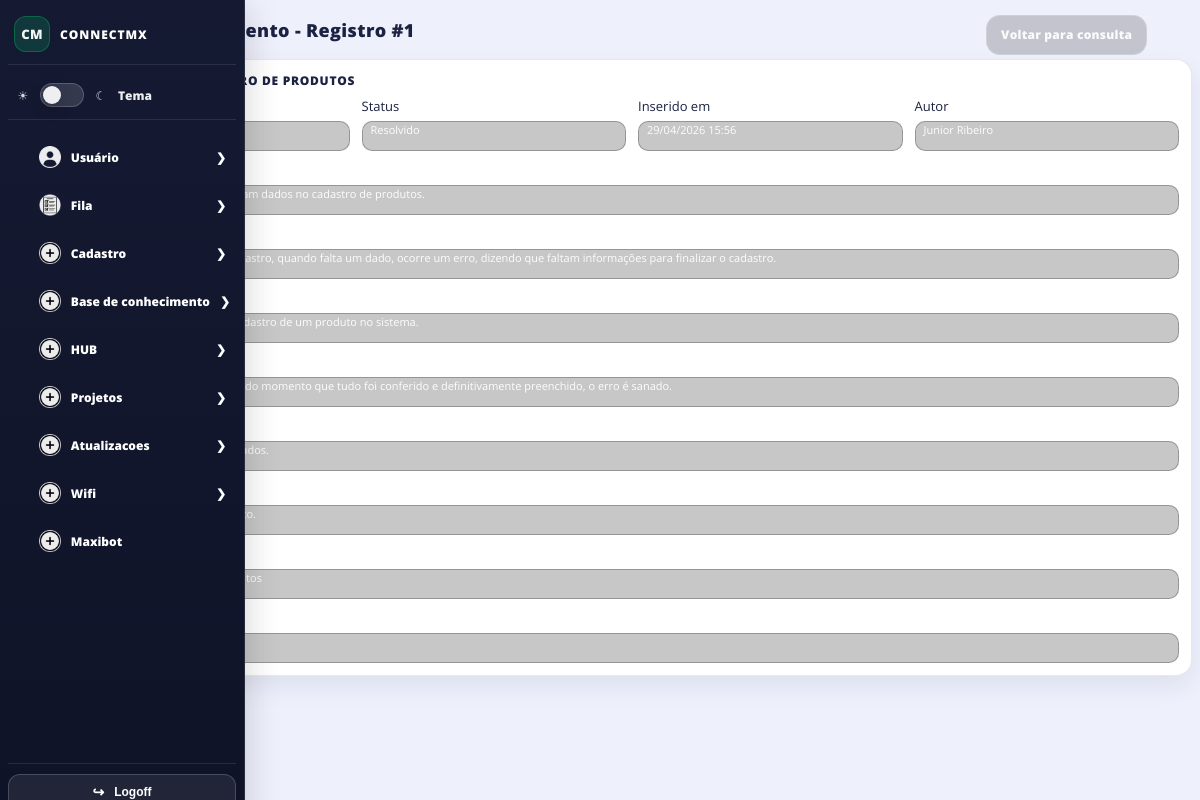
The app's page /knowledge/base/entry/1/ (signed in) with its own data.
### tiqueue/models.py (models this page shows, shortened)
class KnowledgeEntry(models.Model):
    category = models.ForeignKey(KnowledgeCategory, on_delete=models.PROTECT, related_name="entries")
    title = models.CharField(max_length=180)
    trigger = models.TextField(help_text="Situacao/problema que gerou a anotacao.")
    description = models.TextField(help_text="Descricao detalhada do problema.")
    impact = models.TextField(blank=True, null=True)
    workaround = models.TextField(blank=True, null=True)
    root_cause = models.TextField(blank=True, null=True)
    resolution = models.TextField(blank=True, null=True)
    tags = models.CharField(max_length=220, blank=True, null=True)
    is_resolved = models.BooleanField(default=False)
    created_by = models.ForeignKey("accounts.User", on_delete=models.SET_NULL, null=True, blank=True)
    inserted_at = models.DateTimeField(auto_now_add=True)
    updated_at = models.DateTimeField(auto_now=True)
    class Meta:
        ordering = ["-inserted_at", "-id"]

### accounts/models.py (models this page shows)
class User(AbstractUser):
    userId = models.CharField(max_length=20, unique=True)
    nameUser = models.CharField(max_length=150, null=True)
    id_sm = models.CharField(max_length=50, blank=True, null=True)
    email = models.EmailField(unique=True)
    USERNAME_FIELD = 'username'
    REQUIRED_FIELDS = ['userId', 'email']

### tiqueue/views.py (the view)
# urls.py: path('knowledge/base/entry/<int:entry_id>/', views.knowledgeEntryDetailPage, name='knowledgeEntryDetailPage')
@login_required
def knowledgeEntryDetailPage(request, entry_id):
    entry = get_object_or_404(
        KnowledgeEntry.objects.select_related("category", "created_by").prefetch_related("attachments"),
        pk=entry_id,
    )
    return render(request, "tiqueue/knowledge_entry_detail.html", {"entry": entry})

### templates/tiqueue/knowledge_entry_detail.html (shortened to what this page needs)
{% load static %}
<!DOCTYPE html>
<head>
    <link rel="stylesheet" href="{% static '/style/theme.css'%}">
    <link rel="stylesheet" href="{% static '/style/mainQueue.css'%}">
</head>
<body>
    {% include 'partials/sidebar.html' %}
    <div class="queue_main checklist-page">
        <div class="headerMain">
            <div class="headerTitle">
                <h1>Base de Conhecimento - Registro #{{ entry.id }}</h1>
            </div>
            <div class="headerButton">
                <div class="queue-toolbar">
                    <a class="queue-secondary-btn" href="{% url 'knowledgeConsultPage' %}">Voltar para consulta</a>
                </div>
            </div>
        </div>
        <div class="checklist-card">
            <div class="checklist-card-title">{{ entry.title }}</div>
            <div class="checklist-section-grid">
                <div class="field">
                    <label>Categoria</label>
                    <div class="queue-input-sm table-input">{{ entry.category.name }}</div>
                </div>
                <div class="field">
                    <label>Status</label>
                    <div class="queue-input-sm table-input">{% if entry.is_resolved %}Resolvido{% else %}Pendente{% endif %}</div>
                </div>
                <div class="field">
                    <label>Inserido em</label>
                    <div class="queue-input-sm table-input">{{ entry.inserted_at|date:"d/m/Y H:i" }}</div>
                </div>
                <div class="field">
                    <label>Autor</label>
                    <div class="queue-input-sm table-input">{% if entry.created_by %}{{ entry.created_by.nameUser|default:entry.created_by.username }}{% else %}-{% endif %}</div>
                </div>
                <div class="field span-2">
                    <label>Situacao / Problema</label>
                    <div class="queue-input-sm table-input">{{ entry.trigger|linebreaksbr }}</div>
                </div>
                <div class="field span-2">
                    <label>Descricao detalhada</label>
                    <div class="queue-input-sm table-input">{{ entry.description|linebreaksbr }}</div>
                </div>
                <div class="field span-2">
                    <label>Impacto</label>
                    <div class="queue-input-sm table-input">{{ entry.impact|default:"-"|linebreaksbr }}</div>
                </div>
                <div class="field span-2">
                    <label>Contorno aplicado</label>
                    <div class="queue-input-sm table-input">{{ entry.workaround|default:"-"|linebreaksbr }}</div>
                </div>
                <div class="field span-2">
                    <label>Causa raiz</label>
                    <div class="queue-input-sm table-input">{{ entry.root_cause|default:"-"|linebreaksbr }}</div>
                </div>
                <div class="field span-2">
                    <label>Solucao definitiva</label>
                    <div class="queue-input-sm table-input">{{ entry.resolution|default:"-"|linebreaksbr }}</div>
                </div>
                <div class="field span-2">
                    <label>Tags</label>
                    <div class="queue-input-sm table-input">{{ entry.tags|default:"-" }}</div>
                </div>
                <div class="field span-2">
                    <label>Anexos</label>
                    <div class="queue-input-sm table-input">
                    </div>
                </div>
            </div>
        </div>
    </div>
</body>

### records on screen
KnowledgeEntry: id "1", title "PROBLEMA NO CADASTRO DE PRODUTOS", inserted_at "29/04/2026 15:56", created_by.nameUser "Junior Ribeiro", trigger "Problema ocorre quando faltam dados no cadastro de produtos.", description "Ao realizar a alteração ou cadastro, quando falta um dado, ocorre um erro, dizendo que faltam informações para finalizar o cadastro.", impact "Impedimento ao realizar o cadastro de um produto no sistema.", workaround "Conferidos os dados, a partir do momento que tudo foi conferido e definitivamente preenchido, o erro é sanado.", root_cause "Falta de preenchimento de dados.", resolution "Preencher dados por completo.", tags "ERP, sistema, cadastro, produtos"
